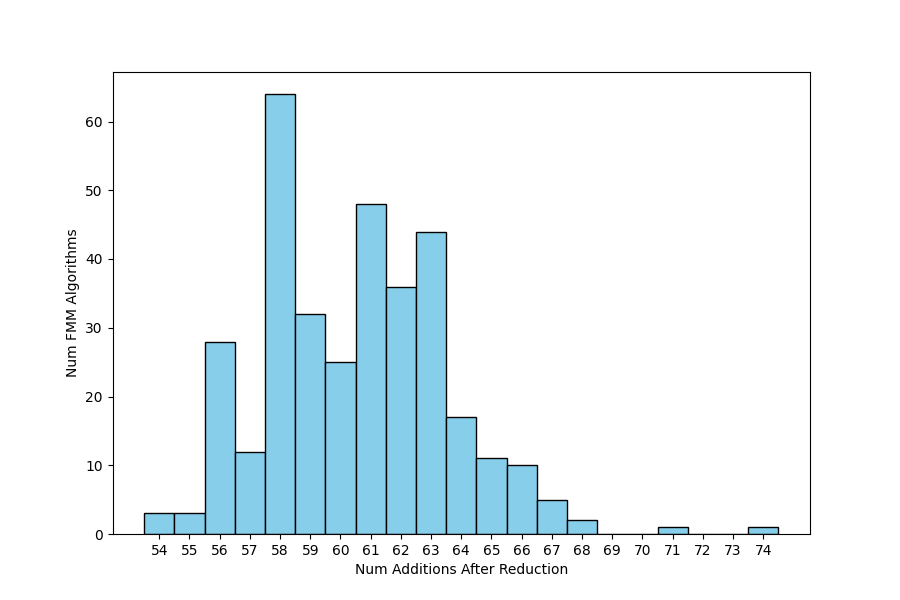

The Python source for this figure:
import matplotlib.pyplot as plt
import seaborn as sns # pip include seaborn
import numpy as np

raw_data = { # 342 entries
  54: 3,
  55: 3,
  56: 28,
  57: 12,
  58: 64,
  59: 32,
  60: 25,
  61: 48,
  62: 36,
  63: 44,
  64: 17,
  65: 11,
  66: 10,
  67: 5,
  68: 2,
  69: 0,
  70: 0,
  71: 1,
  72: 0,
  73: 0,
  74: 1
}

def main():
    data = []
    for num_additions, count in raw_data.items():
        data.extend([num_additions] * count)

    # create histogram
    plt.figure(figsize=(9, 6)) # Optional: Adjust figure size
    #ax = sns.histplot(data, bins=sorted(raw_data.keys()), kde=True, color='red', edgecolor='black', facecolor='skyblue', discrete=True)
    ax = sns.histplot(data, bins=sorted(raw_data.keys()), kde=False, color='red', edgecolor='black', facecolor='skyblue', discrete=True)

    # add labels and title
    ax.set_xlabel("Num Additions After Reduction")
    ax.set_ylabel("Num FMM Algorithms")
    #ax.set_title("Addition Count Distribution")
    ax.set_xticks(sorted(raw_data.keys())) #  x-axis ticks to match addition count

    # save plot to png file
    plt.savefig('fmm_addition_distribution_432_20260809_121132.png')

    # display plot
    #plt.show()

if __name__ == "__main__":
    main()
